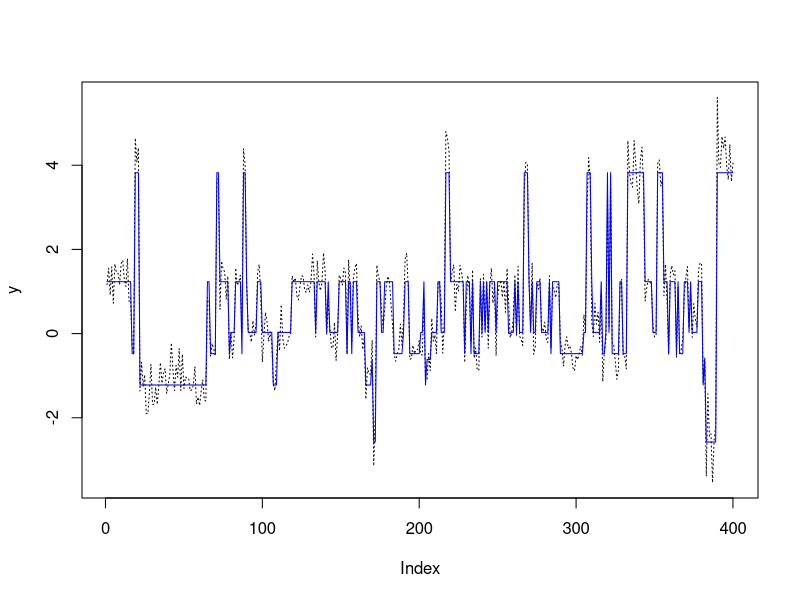

This chart was generated by the following R code:
### Simulation of the generative process of HDP-HSMM ###
## configuration
save_result = TRUE
rseed = 25
set.seed(rseed)

## parameters
gam = 2.5
alp = 2.3
a = 3.0
b = 2.0
c = 3.0
d = 8.0
m = 0.0
lmd = 0.06

K = 50
L = 400

## β ~ GEM(γ)
b = rbeta(K, 1, gam)
bet = vector(mode="numeric", length=K)
C_sbp = 1
for(k in 1:K) {
  bet[k] = b[k]*C_sbp
  C_sbp = C_sbp*(1 - b[k])
}

## π_i ~ DP(α, β)
pi_dp = matrix(0, nrow=K, ncol=K)
b_dp = matrix(0, nrow=K, ncol=K)
C_dp = vector(mode="numeric", length=K) + 1
for(i in 1:K) {
  for(k in 1:K) {
    b_dp[i, k] = rbeta(1, alp*bet[k], alp*(1 - sum(bet[1:k])))
    pi_dp[i, k] = b_dp[i, k]*C_dp[i]
    C_dp[i] = C_dp[i]*(1 - b_dp[i, k])
  }
}

pi_bar = pi_dp*0
for(i in 1:K) {
  pi_bar[i, ] = pi_dp[i, ]/(1 - pi_dp[i, i])
  pi_bar[i, i] = 0
}

## (θ_i, ω_i) ~ H x G
tau <- rgamma(K, shape=a, rate=b)
mu <- rnorm(K, mean=m, sd=1/sqrt(lmd*tau))
p <- rbeta(K, c, d)

## sampling y
y = vector(mode="numeric", length=L)
t = c()
z = c()
D = c()
s = 1
t[s] = 1
z[s] <- sample(1:K, size=1, replace=TRUE, prob=bet)
D[s] <- rnbinom(n=1, size=1, prob=p[z[s]]) + 1

while((t[s] + D[s] - 1) < L) {
  y[t[s]:(t[s] + D[s] - 1)] = rnorm(D[s], mean=mu[z[s]], sd=1/sqrt(tau[z[s]]))
  s = s + 1
  t[s] = t[s-1] + D[s-1]
  z[s] = sample(1:K, size=1, replace=TRUE, prob=pi_bar[z[s-1], ])
  D[s] = rnbinom(n=1, size=1, prob=p[z[s]]) + 1
}

y[t[s]:L] = rnorm(L - t[s] + 1, mean=mu[z[s]], sd=1/sqrt(tau[z[s]]))
D[s] = L - t[s] + 1

# plot
y_mu = unlist(sapply(1:length(z), function(i){rep(mu[z[i]], D[i])}))

plot(y, type="l", lty="dotted")
lines(y_mu, col="blue")

# save
if(save_result) {
  saveRDS(
    list(y=y, z=z, D=D, t=t, tau=tau, mu=mu, p=p, bet=bet, pi_bar=pi_bar, pi_dp=pi_dp),
    file=paste("./simdata_rseed-", rseed, ".rds", sep=""))
}
